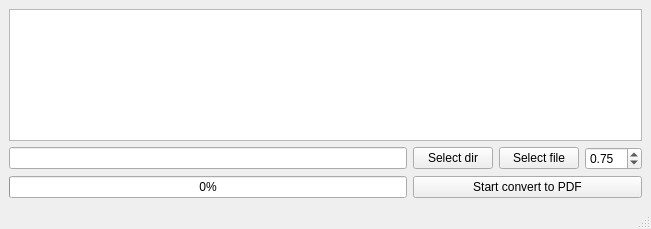
<?xml version="1.0" encoding="UTF-8"?>
<ui version="4.0">
 <class>MainWindow</class>
 <widget class="QMainWindow" name="MainWindow">
  <property name="geometry">
   <rect>
    <x>0</x>
    <y>0</y>
    <width>651</width>
    <height>229</height>
   </rect>
  </property>
  <property name="windowTitle">
   <string>MainWindow</string>
  </property>
  <widget class="QWidget" name="centralwidget">
   <layout class="QGridLayout" name="gridLayout">
    <item row="0" column="0" colspan="4">
     <widget class="QTextBrowser" name="textBrowser"/>
    </item>
    <item row="1" column="0">
     <widget class="QLineEdit" name="leIn"/>
    </item>
    <item row="1" column="1">
     <widget class="QPushButton" name="btnSelectDir">
      <property name="text">
       <string>Select dir</string>
      </property>
     </widget>
    </item>
    <item row="1" column="2">
     <widget class="QPushButton" name="btnSelectFile">
      <property name="text">
       <string>Select file</string>
      </property>
     </widget>
    </item>
    <item row="1" column="3">
     <widget class="QDoubleSpinBox" name="sbK">
      <property name="value">
       <double>0.750000000000000</double>
      </property>
     </widget>
    </item>
    <item row="2" column="0">
     <widget class="QProgressBar" name="progressBar">
      <property name="maximum">
       <number>1000</number>
      </property>
      <property name="value">
       <number>0</number>
      </property>
     </widget>
    </item>
    <item row="2" column="1" colspan="3">
     <widget class="QPushButton" name="btnStartStop">
      <property name="text">
       <string>Start convert to PDF</string>
      </property>
     </widget>
    </item>
   </layout>
  </widget>
  <widget class="QMenuBar" name="menubar">
   <property name="geometry">
    <rect>
     <x>0</x>
     <y>0</y>
     <width>651</width>
     <height>20</height>
    </rect>
   </property>
  </widget>
  <widget class="QStatusBar" name="statusbar"/>
 </widget>
 <resources/>
 <connections/>
</ui>
